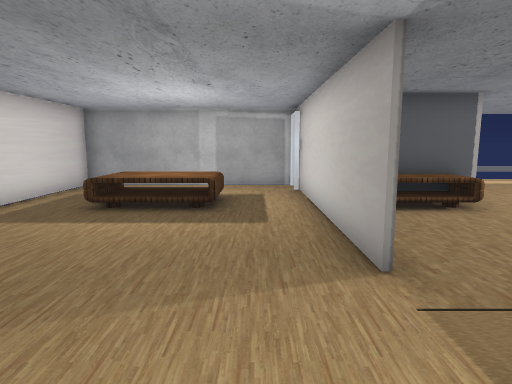
view 1 (above)

15 first-person views from a walk through a scene from a Unity 3-D project. The camera is 1.5 m above the floor, tilts 8° down and sees 75° across. The floor is counted in squares, 1 m on a side. Each view is taken from the middle of a square. On the plan, view 1 faces up. The plan holds only what a view shows up to about 15 squares ahead; the rest is blank. The place goes on beyond the plan. Some animated figures are not drawn. Door leaves are left out, so doorways stand open. Some surface patterns are stand-ins.

view 2
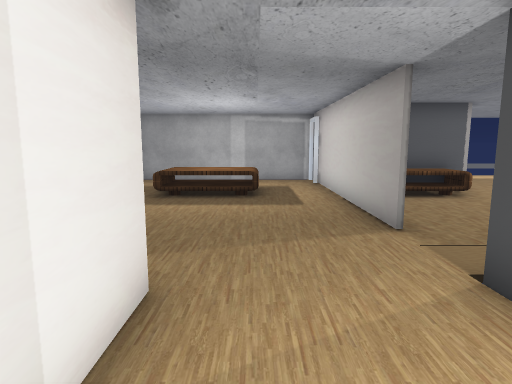

view 3
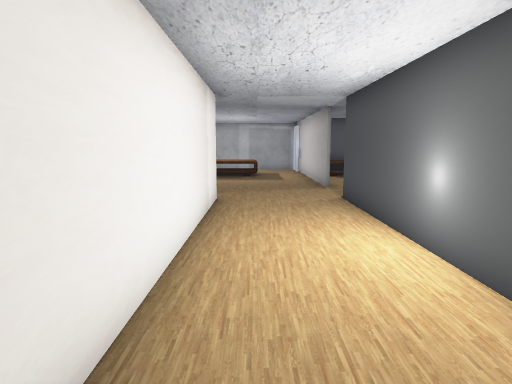

view 4
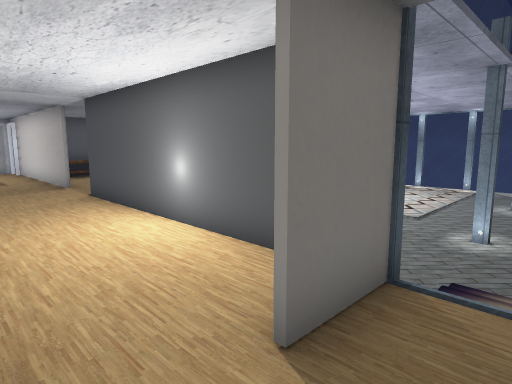

view 5
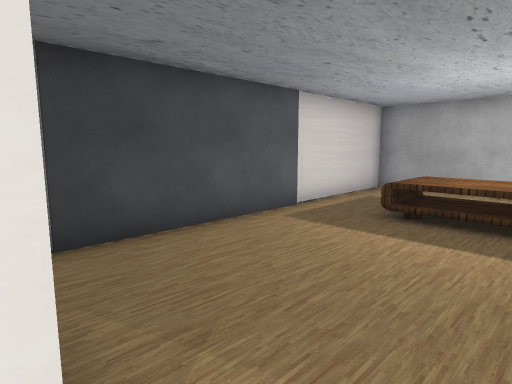

view 6
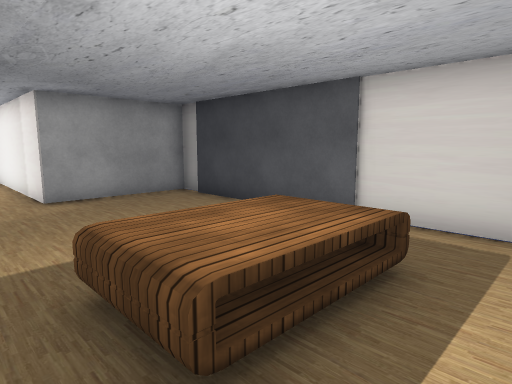

view 7
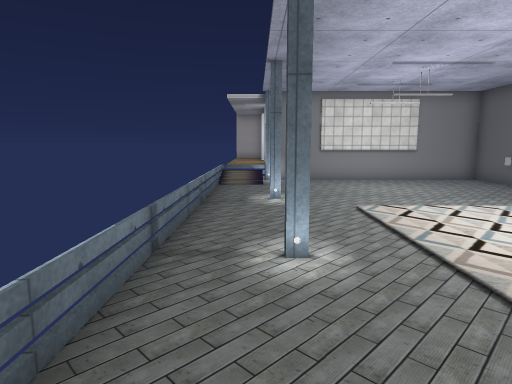

view 8
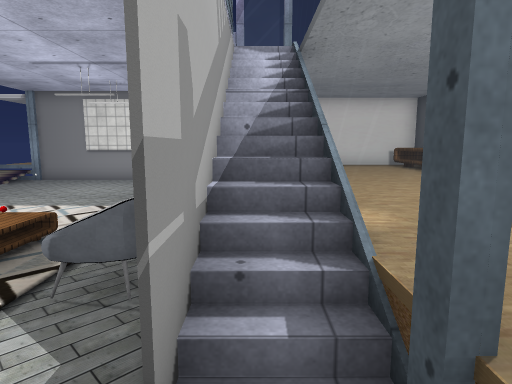

view 9
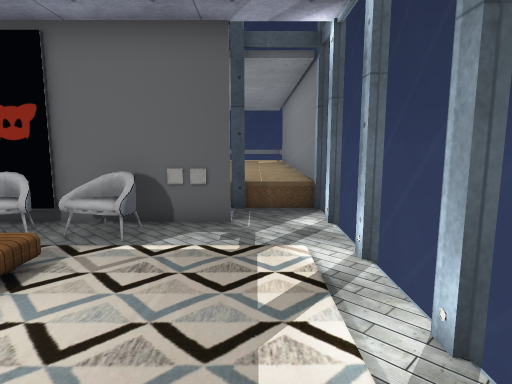

view 10
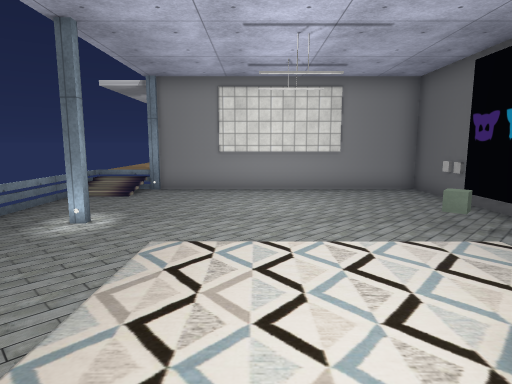

view 11
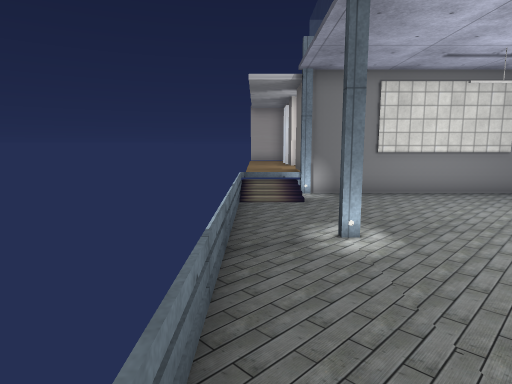

view 12
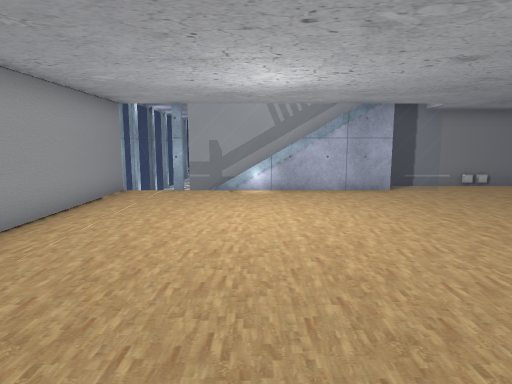

view 13
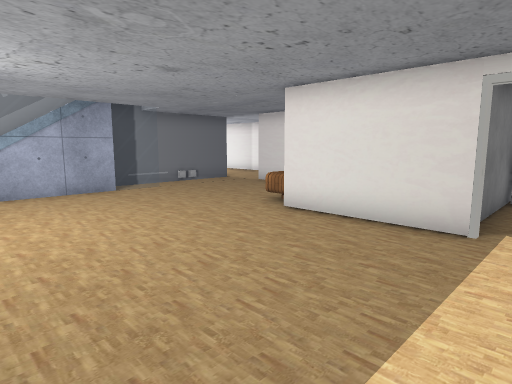

view 14
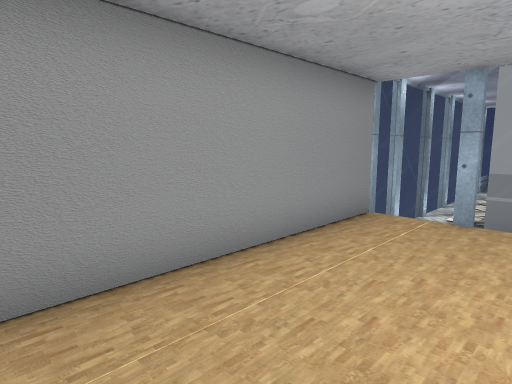

view 15
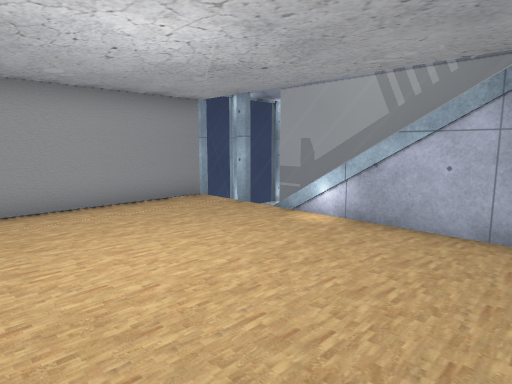

### Floor plan
Key: @ floor where view 1 was taken; # wall or solid block; . main floor; - floor 0.75 m lower than the main floor; / step, stairs or slope; D open door; = window, fence, low wall or low ledge; v drop or lower ground; R rug; B block; O other object.
Columns run from 6 left of view 1 to 17 right of it. Each row starts with its distance up from view 1.
 14               .....
 13 ######### ##D.....
 12 #......D##  D........
 11 #......D#   #.........
 10 #......##   #..........#
  9 #.OOOO.## OO#..........#
  8 #.OOOO.#OOOO...........#
  7 #......#...............#
  6 #......#...............#
  5 #......#...............#
  4 #......#...............#
  3 #...........===========#
  2 #.............///////--=
  1 #####...#####-v=###BB--=
  0     #.@.#----O- RRRR---=
 -1     #...#------       -=
 -2     #...#------       -#
 -3     #...#------       -=
 -4     #...#------    -
 -5     #...#------      -
 -6     #...#--------------
 -7     #..##----#----#----=
 -8    D..##//----------- -=
 -9     ....//-----------
-10           ###########

Where each view was taken, in squares from view 1:
view 1: 0 up, 0 right, facing up
view 2: 2 down, 1 left, facing up
view 3: 8 down, 1 left, facing up
view 4: 9 down, 2 left, facing up-right
view 5: 1 up, 1 left, facing up-left
view 6: 11 up, 0 right, facing down-left
view 7: 8 down, 16 right, facing left
view 8: 2 up, 16 right, facing left
view 9: 5 down, 15 right, facing up
view 10: 4 down, 13 right, facing left
view 11: 9 down, 12 right, facing left
view 12: 14 up, 12 right, facing down
view 13: 14 up, 12 right, facing down-left
view 14: 10 up, 13 right, facing down-right
view 15: 9 up, 8 right, facing down-right
